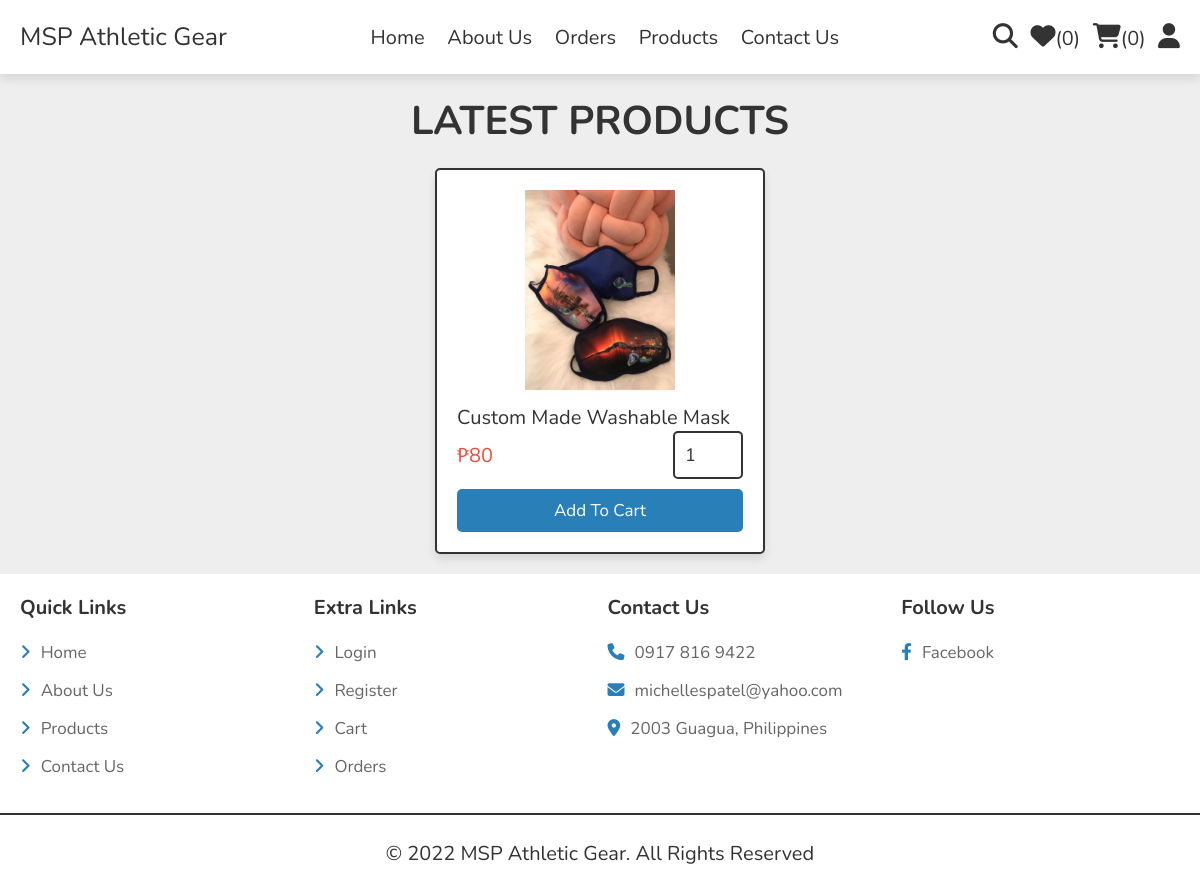
The page /shop.php on the database its author committed.
### tables this page shows
CREATE TABLE `products` (
  `id` int(100) NOT NULL,
  `name` varchar(100) NOT NULL,
  `details` varchar(500) NOT NULL,
  `price` int(10) NOT NULL,
  `image_01` varchar(100) NOT NULL,
  `image_02` varchar(100) NOT NULL,
  `image_03` varchar(100) NOT NULL
);

### shop.php (the view, shortened to what this page needs)
<?php
include 'components/connect.php';
?>
<!DOCTYPE html>
<html lang="en">
<head>
   <link rel="stylesheet" href="https://cdnjs.cloudflare.com/ajax/libs/font-awesome/6.1.1/css/all.min.css">
   <link rel="stylesheet" href="css/style.css">
</head>
<body>
<?php include 'components/user_header.php'; ?>
<section class="products">
   <h1 class="heading">latest products</h1>
   <div class="box-container">
   <?php
     $select_products = $conn->prepare("SELECT * FROM `products`");
     $select_products->execute();
     if($select_products->rowCount() > 0){
      while($fetch_product = $select_products->fetch(PDO::FETCH_ASSOC)){
   ?>
   <form action="" method="post" class="box">
      <img src="uploaded_img/<?= $fetch_product['image_01']; ?>" alt="">
      <div class="name"><?= $fetch_product['name']; ?></div>
      <div class="flex">
         <div class="price"><span>₱</span><?= $fetch_product['price']; ?></div>
         <input type="number" name="qty" class="qty" min="1" max="99" onkeypress="if(this.value.length == 2) return false;" value="1">
      </div>
      <input type="submit" value="add to cart" class="btn" name="add_to_cart">
   </form>
   <?php
      }
   }else{
      echo '<p class="empty">no products found!</p>';
   }
   ?>
   </div>
</section>
<?php include 'components/footer.php'; ?>
</body>
</html>

### css/style.css (style rules this page uses)
:root { --main-color:#2980b9; --orange:#f39c12; --red:#e74c3c; --black:#333; --white:#fff; --light-color:#666; --light-bg:#eee; --border:.2rem solid var(--black); --box-shadow:0 .5rem 1rem rgba(0,0,0,.1); }
* { font-family: 'Nunito', sans-serif; margin:0; padding:0; box-sizing: border-box; outline: none; border:none; text-decoration: none; }
html { font-size: 62.5%; overflow-x: hidden; }
body { background-color: var(--light-bg); }
section { padding:2rem; max-width: 1200px; margin:0 auto; }
.heading { font-size: 4rem; color:var(--black); margin-bottom: 2rem; text-align: center; text-transform: uppercase; }
.btn, .delete-btn, .option-btn { display: block; width: 100%; margin-top: 1rem; border-radius: .5rem; padding:1rem 3rem; font-size: 1.7rem; text-transform: capitalize; color:var(--white); cursor: pointer; text-align: center; }
.btn { background-color: var(--main-color); }
.products .box-container { display: grid; grid-template-columns: repeat(auto-fit, 33rem); gap:1.5rem; justify-content: center; align-items: flex-start; }
.products .box-container .box { position: relative; background-color: var(--white); box-shadow: var(--box-shadow); border-radius: .5rem; border:var(--border); padding:2rem; overflow: hidden; }
.products .box-container .box img { height: 20rem; width: 100%; object-fit: contain; margin-bottom: 1rem; }
.products .box-container .box .name { font-size: 2rem; color:var(--black); }
.products .box-container .box .flex { display: flex; align-items: center; gap:1rem; }
.products .box-container .box .flex .qty { width: 7rem; padding:1rem; border:var(--border); font-size: 1.8rem; color:var(--black); border-radius: .5rem; }
.products .box-container .box .flex .price { font-size: 2rem; color:var(--red); margin-right: auto; }

### rows shown on the page
products: image_01 (picture), name "Custom Made Washable Mask", price "80"

### other values the page prints
$total_wishlist_counts "0"
$total_cart_counts "0"
